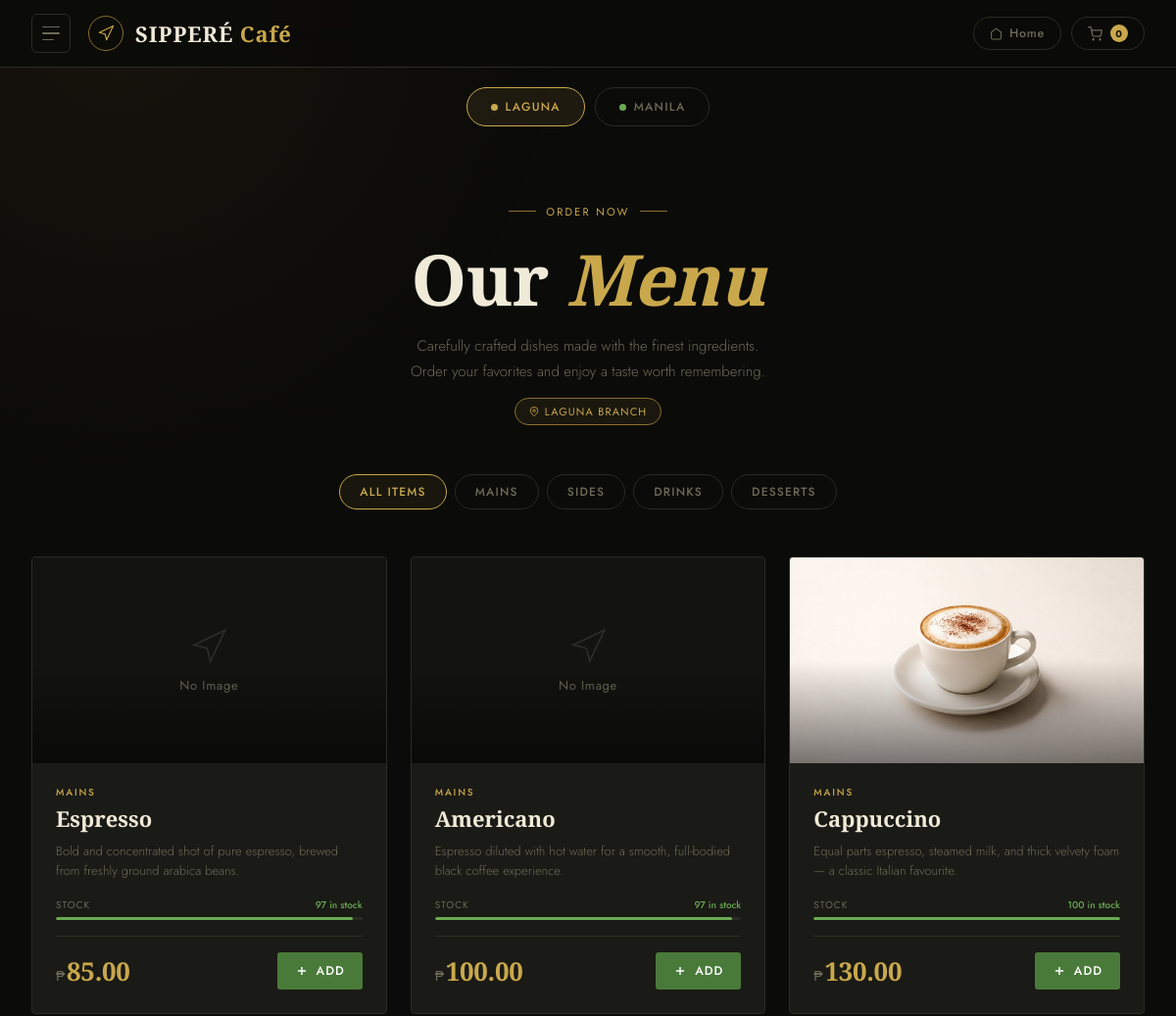
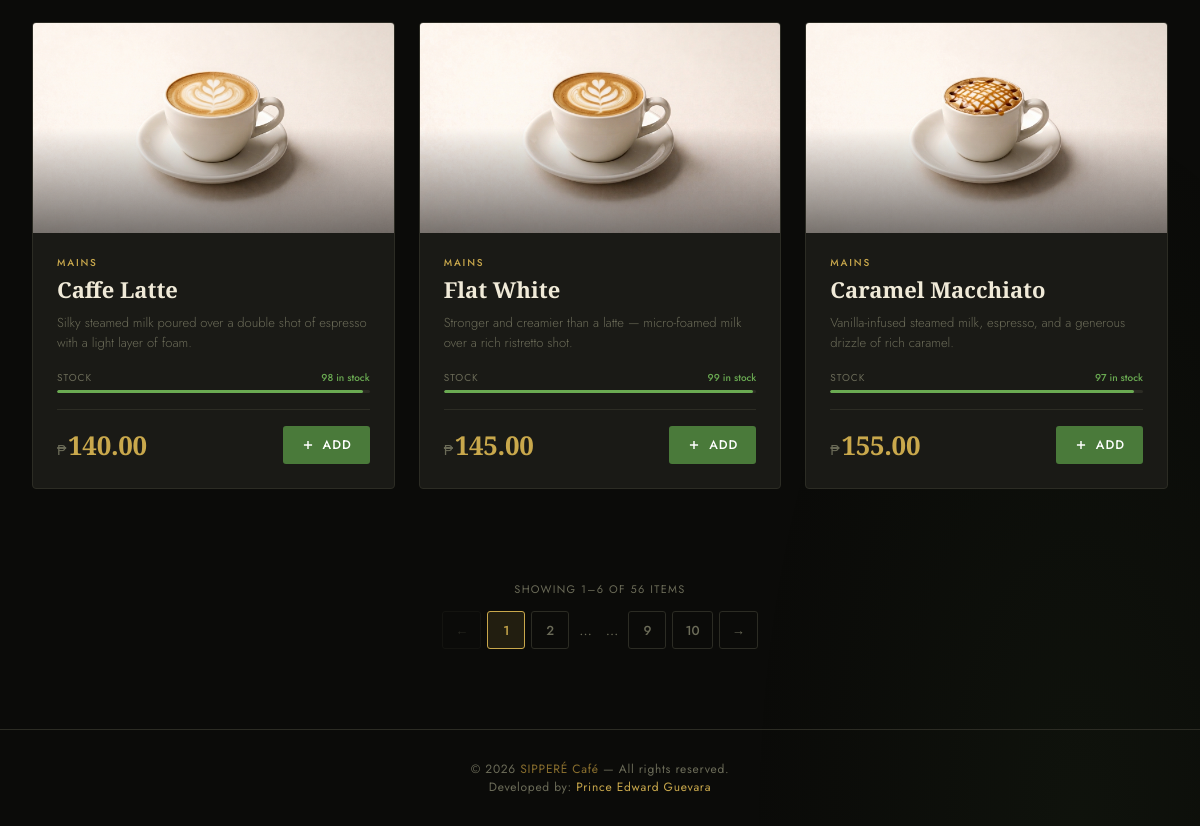
Page /menu.php on the committed database (2 pictures, top to bottom).
### tables this page shows
CREATE TABLE `products` (
  `id` int(11) NOT NULL,
  `name` varchar(100) DEFAULT NULL,
  `price` decimal(10,2) DEFAULT NULL,
  `category` varchar(100) DEFAULT 'general',
  `description` text DEFAULT NULL,
  `image` varchar(500) DEFAULT NULL,
  `stock` int(11) DEFAULT 100,
  `reorder_level` int(11) DEFAULT 10,
  `sku` varchar(100) DEFAULT NULL,
  `branch` varchar(20) DEFAULT 'laguna',
  `type` varchar(20) DEFAULT 'food'
);

### menu.php (the view, shortened to what this page needs)
<?php
include 'config.php';
$conn->query("ALTER TABLE orders ADD COLUMN IF NOT EXISTS notes TEXT DEFAULT NULL");
$conn->query("ALTER TABLE orders ADD COLUMN IF NOT EXISTS status VARCHAR(50) DEFAULT 'pending'");
$conn->query("ALTER TABLE order_items ADD COLUMN IF NOT EXISTS price decimal(10,2) DEFAULT NULL");
$branch = $_SESSION['branch'] ?? 'laguna';
$branchEsc = $conn->real_escape_string($branch);
$result = $conn->query("SELECT * FROM products WHERE branch = '$branchEsc' ORDER BY id ASC");
$products = [];
if ($result) { while ($row = $result->fetch_assoc()) { $products[] = $row; } }
$categories = $branch === 'manila'
    ? ['all' => 'All Items', 'coffee' => 'Coffee','meals' => 'Meals', 'champagnes' => 'Champagnes']
    : ['all' => 'All Items', 'mains' => 'Mains', 'sides' => 'Sides', 'drinks' => 'Drinks', 'desserts' => 'Desserts'];
?>
<!DOCTYPE html>
<html lang="en">
<head>
</head>
<body>
<div id="sidebarOverlay"></div>
<header>
    <div class="header-inner">
        <div class="header-left">
            <button id="sidebarToggle" aria-label="Open sidebar" aria-expanded="false">
                <div class="hb"><span></span><span></span><span></span></div>
            </button>
            <a href="index.php" class="brand">
                <div class="brand-icon">
                    <svg width="18" height="18" viewBox="0 0 24 24" fill="none" stroke="#c9a84c" stroke-width="1.5" stroke-linecap="round" stroke-linejoin="round"><path d="M3 11l19-9-9 19-2-8-8-2z"/></svg>
                </div>
                <span class="brand-name">SIPPERÉ <span>Café</span></span>
            </a>
        </div>
        <div class="header-right">
            <a href="index.php" class="header-home-link">
                <svg width="13" height="13" viewBox="0 0 24 24" fill="none" stroke="currentColor" stroke-width="2"><path d="M3 9l9-7 9 7v11a2 2 0 0 1-2 2H5a2 2 0 0 1-2-2z"/></svg>
                Home
            </a>
            <a href="cart.php" class="header-cart-pill" aria-label="View cart">
                <svg width="15" height="15" viewBox="0 0 24 24" fill="none" stroke="currentColor" stroke-width="2" stroke-linecap="round" stroke-linejoin="round"><circle cx="9" cy="21" r="1"/><circle cx="20" cy="21" r="1"/><path d="M1 1h4l2.68 13.39a2 2 0 0 0 2 1.61h9.72a2 2 0 0 0 2-1.61L23 6H6"/></svg>
                <span class="header-cart-count" id="cartCount">0</span>
            </a>
        </div>
    </div>
</header>
<div class="branch-bar">
    <a href="?branch=laguna" class="branch-btn <?= $branch === 'laguna' ? 'active' : '' ?>">
        <div class="branch-dot"></div>
        Laguna
    </a>
    <a href="?branch=manila" class="branch-btn <?= $branch === 'manila' ? 'active' : '' ?>">
        <div class="branch-dot"></div>
        Manila
    </a>
</div>
<section class="hero">
    <div class="hero-eyebrow">Order Now</div>
    <h1>Our <em>Menu</em></h1>
    <p>Carefully crafted dishes made with the finest ingredients.<br>Order your favorites and enjoy a taste worth remembering.</p>
    <div class="branch-badge">
        <svg width="10" height="10" viewBox="0 0 24 24" fill="none" stroke="currentColor" stroke-width="2"><path d="M21 10c0 7-9 13-9 13s-9-6-9-13a9 9 0 0 1 18 0z"/><circle cx="12" cy="10" r="3"/></svg>
        <?= ucfirst($branch) ?> Branch
    </div>
</section>
<div class="filter-bar">
    <?php foreach ($categories as $key => $label): ?>
    <button class="filter-btn <?= $key === 'all' ? 'active' : '' ?>" data-filter="<?= $key ?>"><?= $label ?></button>
    <?php endforeach; ?>
</div>
<main class="menu-section">
    <?php if (empty($products)): ?>
        <div class="empty-state">
            <svg width="64" height="64" viewBox="0 0 24 24" fill="none" stroke="currentColor" stroke-width="1" stroke-linecap="round" stroke-linejoin="round"><path d="M3 11l19-9-9 19-2-8-8-2z"/></svg>
            <h3>No dishes available yet.</h3>
            <p>Check back soon — the kitchen is preparing something special.</p>
        </div>
    <?php else: ?>
        <div class="menu-grid" id="menuGrid">
        <?php foreach ($products as $row):
            $stock   = (int)($row['stock'] ?? 100);
            $reorder = (int)($row['reorder_level'] ?? 10);
            $pct     = max(0, min(100, ($stock / 100) * 100));
            $isOos   = $stock <= 0;
            $isLow   = !$isOos && $stock <= $reorder;
            $cls     = $isOos ? 's-red' : ($isLow ? 's-amber' : 's-green');
            $txt     = $isOos ? 'Out of stock' : ($isLow ? "Low — {$stock} left" : "{$stock} in stock");
            $cat     = $row['category'] ?? 'mains';
        ?>
            <div class="menu-card <?= $isOos ? 'out-of-stock' : '' ?>"
                 data-category="<?= htmlspecialchars($cat) ?>"
                 data-stock="<?= $stock ?>">
                <div class="card-img-wrap">
                    <?php if (!empty($row['image'])): ?>
                        <img src="<?= htmlspecialchars($row['image']) ?>" alt="<?= htmlspecialchars($row['name']) ?>" loading="lazy" onerror="this.parentElement.innerHTML='<div class=\'img-placeholder\'><svg width=\'40\' height=\'40\' viewBox=\'0 0 24 24\' fill=\'none\' stroke=\'currentColor\' stroke-width=\'1\'><path d=\'M3 11l19-9-9 19-2-8-8-2z\'/></svg><span>No Image</span></div>'">
                    <?php endif; ?>
                </div>
                <div class="card-body">
                    <?php if (!empty($row['category'])): ?>
                        <div class="card-category"><?= htmlspecialchars($row['category']) ?></div>
                    <?php endif; ?>
                    <h3 class="card-name"><?= htmlspecialchars($row['name']) ?></h3>
                    <p class="card-desc"><?= !empty($row['description']) ? htmlspecialchars($row['description']) : 'A signature dish from our kitchen, prepared fresh to order.' ?></p>
                    <div class="stock-wrap">
                        <div class="stock-top">
                            <span class="stock-label">Stock</span>
                            <span class="stock-text <?= $cls ?>"><?= $txt ?></span>
                        </div>
                        <div class="stock-bar-bg">
                            <div class="stock-bar-fill <?= $cls ?>" style="width:<?= $pct ?>%"></div>
                        </div>
                    </div>
                    <div class="card-footer">
                        <div class="card-price"><span>₱</span><?= number_format((float)$row['price'], 2) ?></div>
                        <?php if ($isOos): ?>
                            <button class="add-btn" disabled>
                                <svg width="14" height="14" viewBox="0 0 24 24" fill="none" stroke="currentColor" stroke-width="2.5"><circle cx="12" cy="12" r="10"/><line x1="4.93" y1="4.93" x2="19.07" y2="19.07"/></svg>
                                Unavailable
                            </button>
                        <?php else: ?>
                            <button class="add-btn" onclick="addToCart(<?= (int)$row['id'] ?>, this)">
                                <svg width="14" height="14" viewBox="0 0 24 24" fill="none" stroke="currentColor" stroke-width="2.5"><line x1="12" y1="5" x2="12" y2="19"/><line x1="5" y1="12" x2="19" y2="12"/></svg>
                                Add
                            </button>
                        <?php endif; ?>
                    </div>
                </div>
            </div>
        <?php endforeach; ?>
        </div>
    <?php endif; ?>
</main>
<div class="pagination-wrap" id="paginationWrap" style="display:none;">
    <div class="pagination-info" id="paginationInfo"></div>
    <div class="pagination" id="pagination"></div>
</div>
<footer>
    <p>© 2026 <span>SIPPERÉ Café</span> — All rights reserved.</p>
    <p>Developed by: <a href="https://www.instagram.com/_theprnx.gvara/" target="_blank" rel="noopener noreferrer">Prince Edward Guevara</a></p>
</footer>
</body>
</html>

### rows in the picture
products: category "MAINS", name "Espresso", description "Bold and concentrated shot of pure espresso, brewed from freshly ground arabica beans.", txt "97 in stock", price "85.00"
products: category "MAINS", name "Americano", description "Espresso diluted with hot water for a smooth, full-bodied black coffee experience.", txt "97 in stock", price "100.00"
products: image (picture), category "MAINS", name "Cappuccino", description "Equal parts espresso, steamed milk, and thick velvety foam — a classic Italian favourite.", txt "100 in stock", price "130.00"
products: image (picture), category "MAINS", name "Caffe Latte", description "Silky steamed milk poured over a double shot of espresso with a light layer of foam.", txt "98 in stock", price "140.00"
products: image (picture), category "MAINS", name "Flat White", description "Stronger and creamier than a latte — micro-foamed milk over a rich ristretto shot.", txt "99 in stock", price "145.00"
products: image (picture), category "MAINS", name "Caramel Macchiato", description "Vanilla-infused steamed milk, espresso, and a generous drizzle of rich caramel.", txt "97 in stock", price "155.00"

### other values in the picture
$branch "LAGUNA"
$label "ALL ITEMS"
$label "MAINS"
$label "SIDES"
$label "DRINKS"
$label "DESSERTS"
